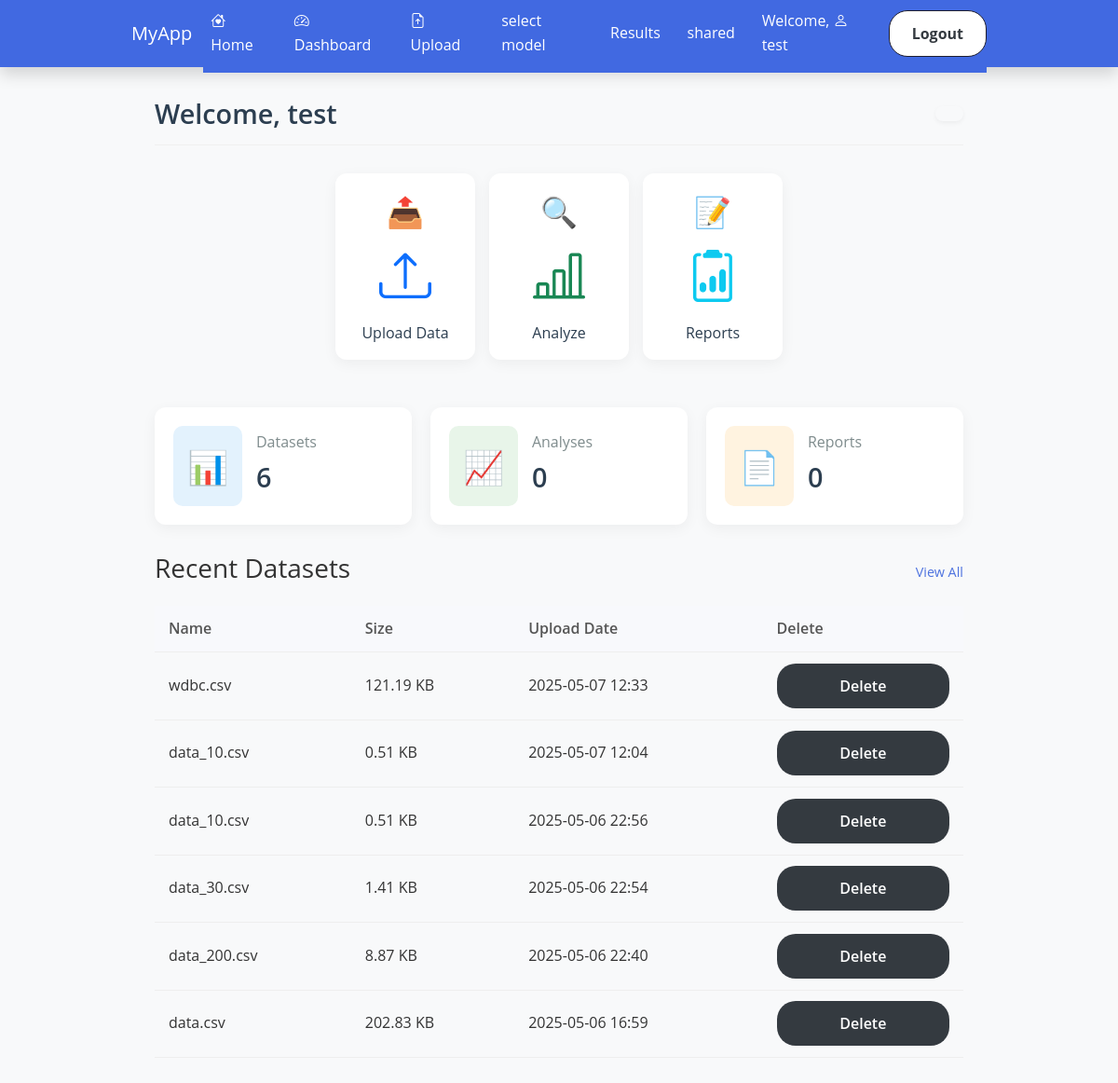
Page /dashboard/1 (signed in) on the committed database.
### app/models.py (models this page shows)
class User(db.Model, UserMixin):
    id = db.Column(db.Integer, primary_key=True)
    username = db.Column(db.String(150), unique=True, nullable=False)
    password = db.Column(db.String(150), nullable=False)
    email = db.Column(db.String(150), unique=True, nullable=False)

class UploadedData(db.Model):
    id = db.Column(db.Integer, primary_key=True)
    filename = db.Column(db.String(120), nullable=False)
    file_path = db.Column(db.String(200), nullable=False)
    file_size = db.Column(db.Integer, nullable=False)  # in bytes
    upload_date =  db.Column(db.DateTime, default=datetime.utcnow)  # file creation time
    user_id = db.Column(db.Integer, db.ForeignKey('user.id'), nullable=False)

### app/routes.py (the view)
@main.route('/dashboard')
@main.route('/dashboard/<int:user_id>')
@login_required
def dashboard(user_id=None):
    if user_id and user_id != current_user.id:
        flash("Unauthorized access.")
        return redirect(url_for('main.dashboard'))
    datasets = UploadedData.query.filter_by(user_id=user_id).order_by(UploadedData.upload_date.desc()).all()
    datasets_count = len(datasets)
    return render_template('dashboard.html', username=current_user.username, user_id=current_user.id, datasets=datasets,datasets_count=datasets_count)

### app/__init__.py (called while the page is built)
def create_app():
    app = Flask(__name__)
    app.config['SECRET_KEY'] = 'devkey'
    app.config['SQLALCHEMY_DATABASE_URI'] = 'sqlite:///database.db'
    db.init_app(app)
    migrate.init_app(app, db)
    login_manager.init_app(app)
    login_manager.login_view = 'main.login'
    from app.models import User  # after app setup to avoid circular import
    @login_manager.user_loader
    def load_user(user_id):
        return User.query.get(int(user_id))
    from .routes import main
    app.register_blueprint(main)
    return app

### app/templates/dashboard.html (shortened to what this page needs)
{% extends "layout.html" %}
{% block content %}
<link href="https://cdn.jsdelivr.net/npm/bootstrap-icons@1.10.5/font/bootstrap-icons.css" rel="stylesheet">
<link rel="stylesheet" href="{{ url_for('static', filename='css/dashboard.css') }}">
<link rel="stylesheet" href="{{ url_for('static', filename='css/style.css') }}">
<div class="dashboard-container">
    <div class="welcome-header">
        <div class="welcome-text">
            <h2>Welcome, {{ username }}</h2>
        </div>
        <div class="date-display">
        </div>
    </div>
<div class="quick-actions">
    <a href="/upload" class="action-button upload-btn">
        <span class="action-icon">📤</span>
        <i class="bi bi-upload display-4 mb-3 text-primary"></i>
        <span class="action-text">Upload Data</span>
    </a>
    <a href="/analyze" class="action-button analyze-btn">
        <span class="action-icon">🔍</span>
        <i class="bi bi-bar-chart-line display-4 mb-3 text-success"></i>
        <span class="action-text">Analyze</span>
    </a>
    <a href="/reports" class="action-button report-btn">
        <span class="action-icon">📝</span>
        <i class="bi bi-clipboard2-data display-4 mb-3 text-info"></i>
        <span class="action-text">Reports</span>
    </a>
</div><br><br>
    <div class="stats-container">
        <div class="stat-card">
            <div class="stat-icon datasets-icon">📊</div>
            <div class="stat-info">
                <h3>Datasets</h3>
                <p class="stat-value">{{ datasets_count|default('0') }}</p>
            </div>
        </div>
        <div class="stat-card">
            <div class="stat-icon analysis-icon">📈</div>
            <div class="stat-info">
                <h3>Analyses</h3>
                <p class="stat-value">{{ analyses_count|default('0') }}</p>
            </div>
        </div>
        <div class="stat-card">
            <div class="stat-icon reports-icon">📄</div>
            <div class="stat-info">
                <h3>Reports</h3>
                <p class="stat-value">{{ reports_count|default('0') }}</p>
            </div>
        </div>
    </div>
  <section class="dashboard-section recent-datasets">
    <div class="section-header">
        <h3>Recent Datasets</h3>
        <a href="/datasets" class="view-all">View All</a>
    </div>
    <div class="datasets-table-container">
        <table class="datasets-table">
            <tr>
                <tr>
                    <th>Name</th>
                    <th>Size</th>
                    <th>Upload Date</th>
                    <th>Delete</th>
            <tbody>
                {% if datasets %}
                    {% for dataset in datasets %}
                        <tr>
                            <tr>
                                <td>{{ dataset.filename }}</td>
                                <td>{{ (dataset.file_size / 1024)|round(2) }} KB</td>
                                <td>{{ dataset.upload_date.strftime('%Y-%m-%d %H:%M') }}</td>
                                <td>
                                    <form action="{{ url_for('main.delete_file', file_id=dataset.id) }}" class="formdelete" method="POST" onsubmit="return confirm('Are you sure you want to delete this file?');">
                                        <button type="submit" class="btn btn-danger">Delete</button>
                                    </form>
                                </td>
                            </tr>
                        </tr>
                    {% endfor %}
                {% else %}
                    <tr>
                        <td colspan="5" class="empty-state">No datasets available</td>
                    </tr>
                {% endif %}
            </tbody>
        </table>
    </div>
</section>
</div>
{% endblock %}

### app/templates/layout.html (shortened to what this page needs)
<!DOCTYPE html>
<html lang="en">
<head>
    <link href="https://cdn.jsdelivr.net/npm/bootstrap@5.3.0-alpha1/dist/css/bootstrap.min.css" rel="stylesheet">
    <link href="https://cdn.jsdelivr.net/npm/bootstrap-icons@1.10.5/font/bootstrap-icons.css" rel="stylesheet">
    <link rel="stylesheet" href="{{ url_for('static', filename='css/style.css') }}">
    <link rel="stylesheet" href="{{ url_for('static', filename='css/style.css') }}">
</head>
<body>
    <nav class="navbar navbar-expand-md ">
        <div class="container">
            <a class="navbar-brand" href="{{ url_for('main.index') }}">MyApp</a>
            <div class="collapse navbar-collapse" id="navbarNav">
                <ul class="navbar-nav me-auto">
                    <li class="nav-item">
                        <a class="nav-link" href="{{ url_for('main.index') }}"> <i class="bi bi-house-heart"></i> Home</a>
                    </li>
                    {% if current_user.is_authenticated %}
                    <li class="nav-item">
                        <a class="nav-link" href="{{ url_for('main.dashboard', user_id=current_user.id) }}"><i class="bi bi-speedometer2"></i> Dashboard</a>
                    </li>
                    <li class="nav-item">
                        <a class="nav-link" href="{{ url_for('main.upload', user_id=current_user.id) }}"> <i class="bi bi-file-earmark-arrow-up"></i> Upload</a>
                    </li>
                    <li class="nav-item">
                        <a class="nav-link" href="{{ url_for('main.select_model', user_id=current_user.id) }}">select model</a>
                    </li>
                    <li class="nav-item">
                        <a class="nav-link" href="{{ url_for('main.results', user_id=current_user.id) }}">Results</a>
                    </li>
                    <li class="nav-item">
                        <a class="nav-link" href="{{ url_for('main.shared_with_me', user_id=current_user.id) }}">shared</a>
                    </li>
                    {% endif %}
                </ul>
                <ul class="navbar-nav ms-auto">
                    {% if current_user.is_authenticated %}
                    <li class="nav-item">
                        <span class="nav-link">Welcome, <i class="bi bi-person"></i> {{ current_user.username }}</span>
                    </li>
                    <li class="nav-item">
                        <a class="btn btn-light" href="{{ url_for('main.logout') }}">Logout</a>
                    </li>
                    {% endif %}
                </ul>
            </div>
        </div>
    </nav>
    <div class="container mt-4">
        {% block content %}{% endblock %}
    </div>
</body>
</html>

### app/static/css/style.css (style rules this page uses)
:root { --primary-color: rgb(65, 105, 225); --secondary-color: rgb(108, 117, 125); --light-color: rgb(248, 249, 250); --dark-color: rgb(52, 58, 64); --success-color: rgb(40, 167, 69); --border-radius: 0.375rem; --box-shadow: 0 0.5rem 1rem rgba(0, 0, 0, 0.15); --transition: all 0.3s ease; font-family: 'Open Sans', 'Segoe UI', system-ui, -apple-system, sans-serif; }
body { font-family: var(--font-family); line-height: 1.6; color: var(--dark-color); background-color: var(--light-color); min-height: 100vh; padding: 1rem; padding-top: 3.5rem; margin: 0; }
a { text-decoration: none; color: var(--primary-color); transition: var(--transition); }
.navbar { background-color: var(--primary-color); height: 4.5rem; top: 0; left: 0; right: 0; margin: 0; padding: 0.5rem 1rem; position: fixed; box-shadow: var(--box-shadow); transition: var(--transition); width: 100%; z-index: 1000; }
.navbar .navbar-nav { align-items: center; }
.navbar .btn { white-space: nowrap; }
.navbar-brand { align-items: center; display: flex; font-size: 1.25rem; font-weight: narrower; color: white; margin-right: 0.75rem; padding-bottom: 0; display: flex; align-items: center; height: 100%; padding-top: 0.5rem; padding-bottom: 0.5rem; }
.nav-link { align-items: center; color: white; margin-right: 0.8rem; padding-top: 0.5rem; padding-bottom: 0.5rem; transition: var(--transition); }
.navbar-collapse { background-color: var(--primary-color); padding-top: 0.5rem; padding-bottom: 0.5rem; margin-top: 0; transition: var(--transition); }
.container { max-width: 950px; margin: 2rem auto; padding: 0 1rem; }
form { background: white; padding: 2rem; border-radius: var(--border-radius); box-shadow: var(--box-shadow); transition: var(--transition); }
.btn { display: inline-flex; align-items: center; justify-content: center; background-color: var(--primary-color); color: white; padding: 0.75rem 1.5rem; border: none; border-radius: var(--border-radius); cursor: pointer; font-size: 1rem; font-weight: 600; transition: var(--transition); width: 100%; border-radius: 20px; }
.btn-light { background-color: white; color: var(--dark-color); border: 1.5px solid rgba(30, 30, 47, 1); font-weight: bold; transition: var(--transition); }
.btn-danger { background-color: var(--dark-color); }

### rows in the picture
User: username "test"
UploadedData: filename "wdbc.csv", (dataset.file_size/1024)|round(2) "121.19", upload_date "2025-05-07 12:33"
UploadedData: filename "data_10.csv", (dataset.file_size/1024)|round(2) "0.51", upload_date "2025-05-07 12:04"
UploadedData: filename "data_10.csv", (dataset.file_size/1024)|round(2) "0.51", upload_date "2025-05-06 22:56"
UploadedData: filename "data_30.csv", (dataset.file_size/1024)|round(2) "1.41", upload_date "2025-05-06 22:54"
UploadedData: filename "data_200.csv", (dataset.file_size/1024)|round(2) "8.87", upload_date "2025-05-06 22:40"
UploadedData: filename "data.csv", (dataset.file_size/1024)|round(2) "202.83", upload_date "2025-05-06 16:59"

### other values in the picture
{{ datasets_count|default('0') }} "6"
{{ analyses_count|default('0') }} "0"
{{ reports_count|default('0') }} "0"
